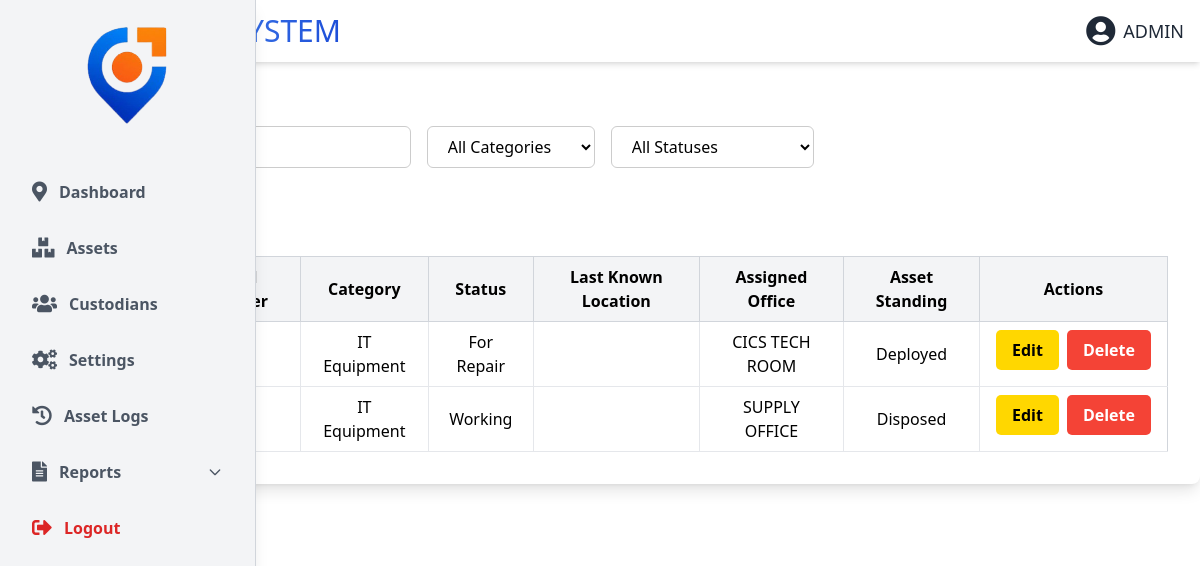
The app's page /assets.php (signed in), older data.
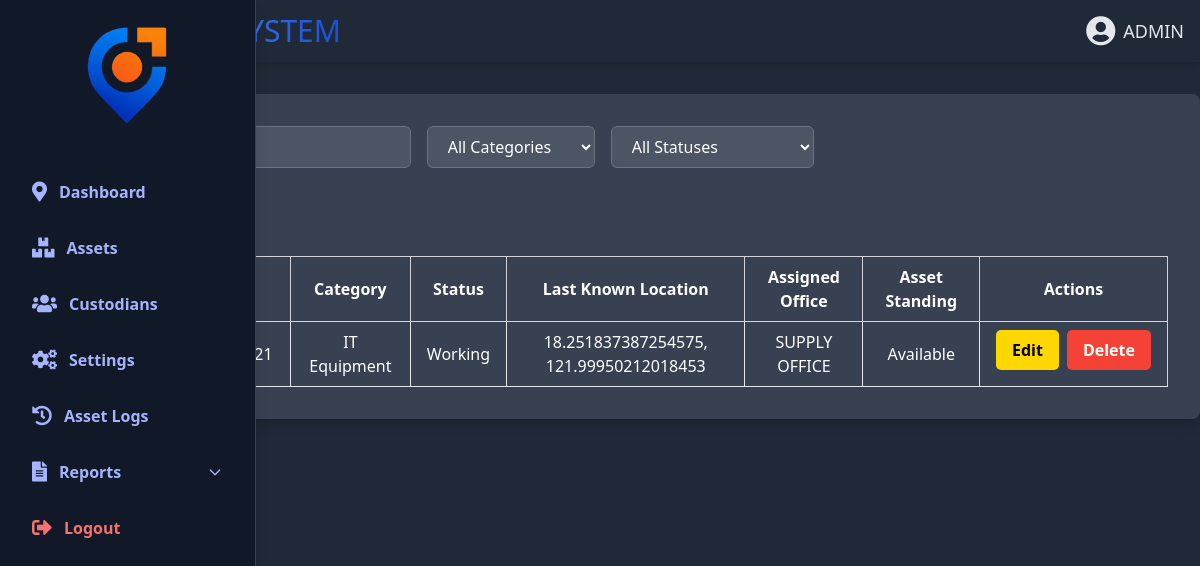
The same page, newer data.
### tables this page shows
CREATE TABLE `assets` (
  `asset_id` int(11) NOT NULL,
  `asset_name` varchar(255) NOT NULL,
  `serial_num` varchar(255) DEFAULT NULL,
  `category` varchar(100) NOT NULL,
  `current_status` varchar(50) NOT NULL,
  `last_known_location` varchar(255) DEFAULT NULL,
  `assigned_to` varchar(255) DEFAULT NULL,
  `status` varchar(255) DEFAULT NULL,
  `date_added` timestamp NOT NULL DEFAULT current_timestamp(),
  `last_seen` datetime DEFAULT NULL,
  `asset_status` enum('Deployed','Disposed','Available') DEFAULT 'Available'
);

### user_theme.php (called while the page is built, shortened)
<?php
$theme_class = 'theme-light';
$stmt = $conn->prepare("SELECT theme FROM secondary_user_settings WHERE username=?");
$stmt->bind_param("s", $_SESSION['user']);
$stmt->execute();
$result = $stmt->get_result();
if ($row = $result->fetch_assoc()) {
    $theme = $row['theme'];
    if ($theme === 'Dark') {
        $theme_class = 'theme-dark';
    } elseif ($theme === 'Auto') {
        $theme_class = (date('H') >= 18 || date('H') < 6) ? 'theme-dark' : 'theme-light';
    }
}
?>

### assets.php (the view, shortened to what this page needs)
<?php
include 'db_connect.php';
include 'user_theme.php';
function fetch_assets($conn, $search, $category, $status) {
    $sql = "SELECT * FROM assets WHERE asset_name LIKE ? AND category LIKE ? AND current_status LIKE ?";
    $stmt = $conn->prepare($sql);
    $searchParam = "%$search%";
    $categoryParam = "%$category%";
    $statusParam = "%$status%";
    $stmt->bind_param('sss', $searchParam, $categoryParam, $statusParam);
    $stmt->execute();
    $result = $stmt->get_result();
    $rows = [];
    while ($row = $result->fetch_assoc()) {
        $rows[] = $row;
    }
    return $rows;
}
$search = '';
$category = '';
$status = '';
$assets = fetch_assets($conn, $search, $category, $status);
?>
<!DOCTYPE html>
<html lang="en">
<head>
<script src="https://cdn.tailwindcss.com"></script>
</head>
<body class="min-h-screen <?php echo $theme_class; ?>">
<?php include 'header.php';  ?>
<div class="container p-8 pr-8 rounded-lg shadow-lg w-full max-w-7xl mx-auto mt-8">
    <div class="mb-8 flex items-center space-x-4">
        <select id="category" class="px-4 py-2 border rounded-md">
            <option value="">All Categories</option>
        </select>
        <select id="status" class="px-4 py-2 border rounded-md">
            <option value="">All Statuses</option>
        </select>
    </div>
    <button class="px-4 py-2 bg-green-500 text-white rounded-md mb-4" onclick="openAddAssetModal()">Add New Asset</button>
    <table class="min-w-full table-auto border border-gray-300 border-collapse" id="assetsTable">
    <thead>
        <tr class="border-b border-gray-300">
            <th class="px-4 py-2 text-center border-r border-gray-300">Asset Name/ID</th>
            <th class="px-4 py-2 text-center border-r border-gray-300">Serial Number</th>
            <th class="px-4 py-2 text-center border-r border-gray-300">Category</th>
            <th class="px-4 py-2 text-center border-r border-gray-300">Status</th>
            <th class="px-4 py-2 text-center border-r border-gray-300">Last Known Location</th>
            <th class="px-4 py-2 text-center border-r border-gray-300">Assigned Office</th>
            <th class="px-4 py-2 text-center border-r border-gray-300">Asset Standing</th>
            <th class="px-4 py-2 text-center">Actions</th>
        </tr>
    </thead>
    <tbody>
        <?php foreach ($assets as $asset): ?>
            <tr class="border-b border-gray-200">
                <td class="px-4 py-2 text-center border-r border-gray-200"><?php echo htmlspecialchars($asset['asset_name']); ?></td>
                <td class="px-4 py-2 text-center border-r border-gray-200"><?php echo htmlspecialchars($asset['serial_num']); ?></td>
                <td class="px-4 py-2 text-center border-r border-gray-200"><?php echo htmlspecialchars($asset['category']); ?></td>
                <td class="px-4 py-2 text-center border-r border-gray-200"><?php echo htmlspecialchars($asset['current_status']); ?></td>
                <td class="px-4 py-2 text-center border-r border-gray-200"><?php echo htmlspecialchars($asset['last_known_location']); ?></td>
                <td class="px-4 py-2 text-center border-r border-gray-200"><?php echo htmlspecialchars($asset['assigned_to']); ?></td>
                <td class="px-4 py-2 text-center border-r border-gray-200"><?php echo htmlspecialchars($asset['asset_status'] ?? ''); ?></td>
                <td class="px-4 py-2 text-center flex space-x-2">
                <button class="btn btn-edit btn-sm" onclick="openEditAssetModal(<?php echo $asset['asset_id']; ?>,
                    '<?php echo addslashes($asset['asset_name']); ?>',
                    '<?php echo addslashes($asset['serial_num']); ?>',
                    '<?php echo addslashes($asset['category']); ?>',
                    '<?php echo addslashes($asset['current_status']); ?>',
                    '<?php echo addslashes($asset['last_known_location']); ?>',
                    '<?php echo addslashes($asset['assigned_to']); ?>')">Edit</button>
                <button class="btn btn-danger btn-sm" onclick="showDeleteModal(<?php echo $asset['asset_id']; ?>)">Delete</button>
                </td>
            </tr>
        <?php endforeach; ?>
    </tbody>
</table>
</div>
</body>
</html>

### header.php
<header class="shadow-md w-full">
  <div class="max-w-7xl mx-auto px-4 py-4 flex flex-wrap items-center justify-between gap-4">
    <div class="flex items-center space-x-3 flex-shrink-0">
      <h1 class="text-2xl sm:text-3xl font-normal flex flex-wrap gap-x-1 <?php echo ($theme_class === 'theme-dark') ? 'text-gray-200' : 'text-gray-800'; ?>">
        <span class="bg-gradient-to-r from-orange-400 to-yellow-400 bg-clip-text text-transparent leading-none">GPS</span>
        <span class="bg-gradient-to-r from-blue-400 to-blue-700 bg-clip-text text-transparent leading-none">TRACKING SYSTEM</span>
      </h1>
    </div>
    <nav class="w-full md:w-auto order-3 md:order-none <?php echo ($theme_class === 'theme-dark') ? 'text-gray-200' : 'text-gray-800'; ?>">
      <?php include 'nav.php'; ?>
    </nav>
    <div class="flex items-center space-x-2 font-poppins flex-shrink-0 <?php echo ($theme_class === 'theme-dark') ? 'text-gray-200' : 'text-gray-800'; ?>">
      <i class="fas fa-user-circle text-2xl sm:text-3xl leading-none" title="Admin Panel"></i>
      <span class="text-base sm:text-lg leading-none font-normal">ADMIN</span>
    </div>
  </div>
</header>

### nav.php (shortened to what this page needs)
<?php
include 'user_theme.php';
?>
<!DOCTYPE html>
<html lang="en">
<head>
  <link rel="stylesheet" href="https://cdnjs.cloudflare.com/ajax/libs/font-awesome/5.15.4/css/all.min.css" />
  <?php
  function isActive($page) {
    return basename($_SERVER['PHP_SELF']) === $page ? 'active' : '';
  }
  ?>
</head>
<body class="<?php echo htmlspecialchars($theme_class); ?>">
<aside class="w-64 h-screen p-5 fixed top-0 left-0 shadow-lg flex flex-col space-y-4 z-40 border-r font-sans font-semibold">
  <div class="flex justify-center mb-6 font-bold">
    <img src="logo.png" alt="Logo" class="w-24 h-auto logo-animate" />
  </div>
  <a href="dashboard.php" class="sidebar-link block w-full flex items-center space-x-3 py-2 px-3 <?php echo isActive('dashboard.php'); ?>">
    <i class="fas fa-map-marker-alt text-xl"></i><span>Dashboard</span>
  </a>
  <a href="assets.php" class="sidebar-link block w-full flex items-center space-x-3 py-2 px-3">
    <i class="fas fa-boxes text-xl"></i><span>Assets</span>
  </a>
  <a href="user_management.php" class="sidebar-link block w-full flex items-center space-x-3 py-2 px-3">
    <i class="fas fa-users text-xl"></i><span>Custodians</span>
  </a>
  <a href="settings.php" class="sidebar-link block w-full flex items-center space-x-3 py-2 px-3">
    <i class="fas fa-cogs text-xl"></i><span>Settings</span>
  </a>
  <a href="asset_logs.php" class="sidebar-link block w-full flex items-center space-x-3 py-2 px-3">
    <i class="fas fa-history text-xl"></i><span>Asset Logs</span>
  </a>
<div class="relative">
  <button id="reportsToggleBtn" class="w-full flex items-center justify-between py-2 px-3 sidebar-link cursor-pointer">
    <span class="flex items-center space-x-3">
      <i class="fas fa-file-alt text-xl"></i><span>Reports</span>
    </span>
    <svg id="reportsArrow" class="w-4 h-4 transition-transform duration-300" fill="none" stroke="currentColor" viewBox="0 0 24 24" stroke-width="2">
      <path stroke-linecap="round" stroke-linejoin="round" d="M19 9l-7 7-7-7"></path>
    </svg>
  </button>
</div>
  <button onclick="openLogoutModal()" class="logout-btn block w-full flex items-center space-x-3 py-2 px-3 hover:bg-gray-700 transition">
    <i class="fas fa-sign-out-alt text-xl"></i><span>Logout</span>
  </button>
</aside>
</body>
</html>

### assets.php (style rules this page uses)
body { font-family: 'Poppins', sans-serif; color: black; }
.container { background-color: var(--container-bg); color: var(--text-color); }
.theme-dark { background-color: #1f2937; --bg-color: #1f2937; --container-bg: #374151; --text-color: white; --input-bg: #4b5563; --input-border: #6b7280; --input-text: #ffffff; --header-bg: #374151; --header-text-color: #ffffff; }
input[type="text"], select, textarea { background-color: var(--input-bg); color: var(--input-text); border: 1px solid var(--input-border); }
table th { background-color: var(--header-bg); color: var(--header-text-color); }
.btn { border-radius: 5px; padding: 8px 16px; text-align: center; font-weight: bold; cursor: pointer; }
.btn-danger { background-color: #F44336; color: white; }
.btn-edit { background-color: #FFD700; }
.theme-dark .btn-edit { color: #000; }
.theme-light { --bg-color: #f3f4f6; --container-bg: #ffffff; --text-color: #000000; --input-bg: #ffffff; --input-border: #cccccc; --input-text: #000000; --header-bg: #f3f4f6; --header-text-color: #000000; }

### nav.php (style rules this page uses)
body { font-family: 'Segoe UI', Tahoma, Geneva, Verdana, sans-serif; transition: background-color 0.3s, color 0.3s; }
.theme-dark aside { background-color: #111827; color: #d1d5db; border-right: 1px solid #374151; }
.theme-dark .sidebar-link { color: #a5b4fc; font-weight: 600; }
.theme-dark .logout-btn { color: #f87171; }
.logo-animate { animation: logoPulse 3s ease-in-out infinite; transform-origin: center; }
.theme-light aside { background-color: #f3f4f6; color: #374151; border-right: 1px solid #d1d5db; }
.theme-light .sidebar-link { color: #4b5563; font-weight: 600; }
.theme-light .logout-btn { color: #dc2626; }

Row changes from the older to the newer data that the page shows:
removed assets: category "IT Equipment", current_status "For Repair", assigned_to "CICS TECH ROOM", asset_status "Deployed"
removed assets: category "IT Equipment", current_status "Working", assigned_to "SUPPLY OFFICE", asset_status "Disposed"
added assets: category "IT Equipment", current_status "Working", last_known_location "18.251837387254575, 121.99950212018453", assigned_to "SUPPLY OFFICE", asset_status "Available"
